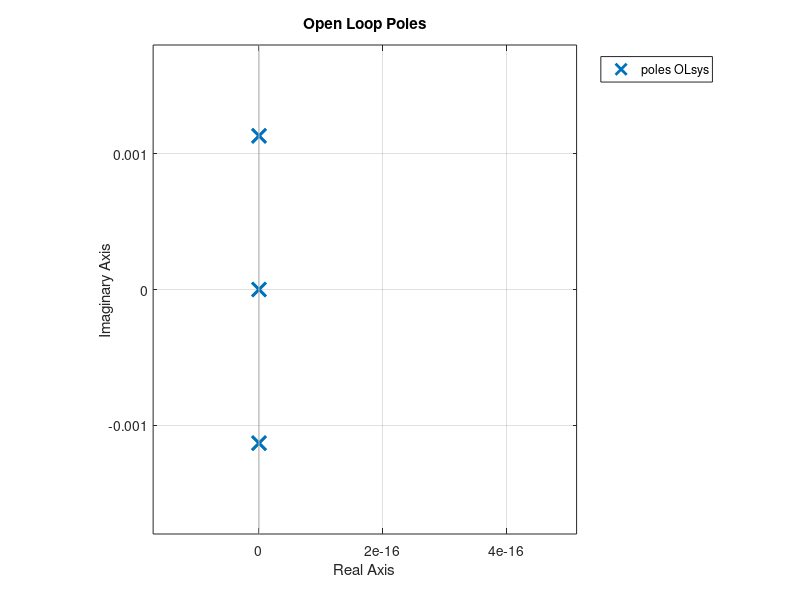
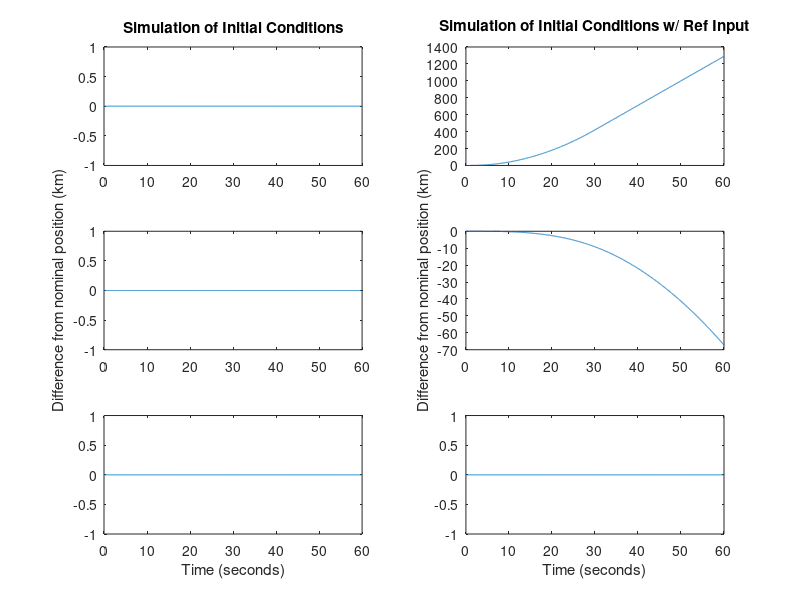
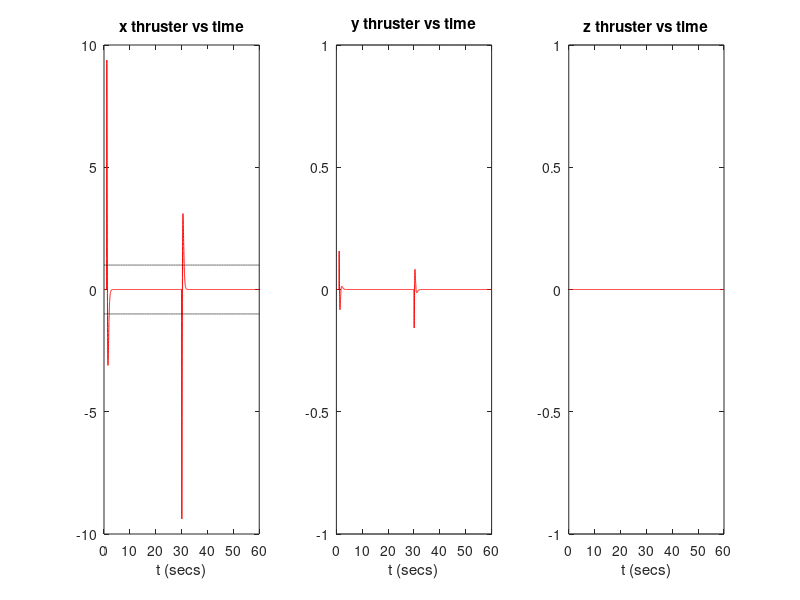
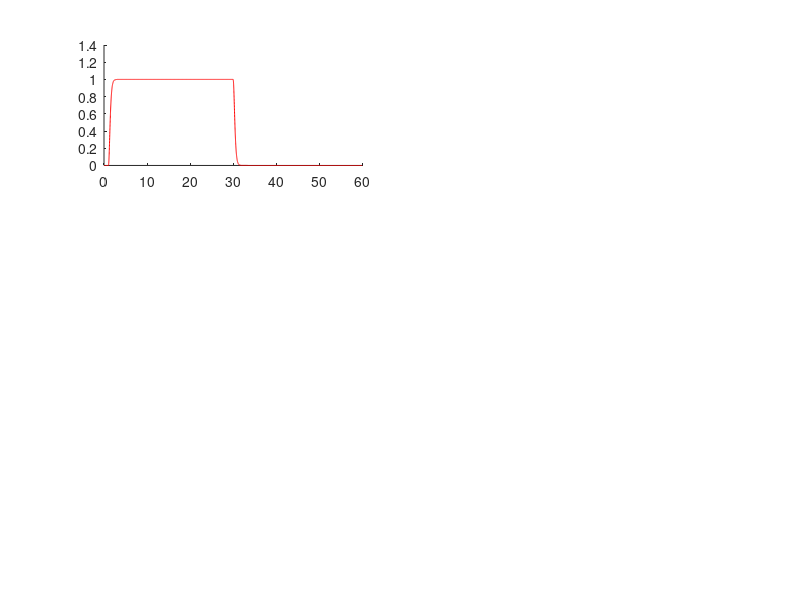

MATLAB code for these plots, in order: (Note: this script raises an error after producing the figures.)
clc; clear; close all;

n=sqrt(398600/6778^3);
A=[0 0 0 1 0 0; 0 0 0 0 1 0; 0 0 0 0 0 1;...
   3*n^2 0 0 0 2*n 0; 0 0 0 -2*n 0 0; 0 0 -n^2 0 0 0];
B = zeros(6,3);
B(4:end,:) = eye(3);
C = zeros(3,6);
C(:, 1:3) = eye(3);
D = zeros(3);

P = ctrb(A,B);
rank(P) % System is fully controllable

% Check controllability
O = obsv(A,C);
rank(O) % System is fully observable

OLsys = ss(A,B,C,D); 

[V,D]=eig(A);
D1=diag(D);

figure
pzmap(OLsys)
title('Open Loop Poles')
xlabel('Real Axis')
ylabel('Imaginary Axis')
%% Step 2. Define reference input profiles and constraints 
umax = 1;
tvec = 0:0.01:60;
rhistvec = zeros(3, length(tvec));
[yOL,tOL,xOL]=lsim(OLsys,rhistvec,tvec);
rhistvec(1,:) = sign(double(tvec > 1 & tvec < 30)); % Set reference input to 1 from t=1 to t=30
[yOL_d,tOL_d,xOL_d]=lsim(OLsys,rhistvec,tvec);


figure
subplot(3,2,1)
plot(tOL,xOL(:,1))
title('Simulation of Initial Conditions')
subplot(3,2,3)
plot(tOL,xOL(:,2))
ylabel('Difference from nominal position (km)')
subplot(3,2,5)
plot(tOL,xOL(:,3))
xlabel('Time (seconds)')

subplot(3,2,2)
plot(tOL_d,xOL_d(:,1))
title('Simulation of Initial Conditions w/ Ref Input')
subplot(3,2,4)
plot(tOL_d,xOL_d(:,2))
ylabel('Difference from nominal position (km)')
subplot(3,2,6)
plot(tOL_d,xOL_d(:,3))
xlabel('Time (seconds)')

%% Step 2. Define reference input profiles and constraints 
umax = 1;
tvec = 0:0.01:60;
rhistvec = zeros(3, length(tvec));
rhistvec(1,:) = sign(double(tvec > 1 & tvec < 30)); % Set reference input to 1 from t=1 to t=30


%% Set up Integral Control
for i=1:1:1
%despoles(i,:) = -[rand*10, rand*8, rand*7, rand*6, rand*5, rand*4, rand*6, rand*4, .75];
despoles = -[9 8 7 6 5 4 6.1 4.5 .5];
Aaug = [A zeros(6,3); -C zeros(3,3)]; 
Baug = [B; 
        zeros(size(C,1),size(B,2))];
Faug = [zeros(size(B)); 
        eye(size(C,1))];
Caug = [C, zeros(3,3)];
Daug = zeros(size(Caug,1),size(Baug,2));

%%Assess reachability: 
rank(ctrb(Aaug,Baug)) %should be = 9
Kaug = place(Aaug,Baug,despoles(1,:)); 
AaugCL = Aaug - Baug*Kaug; 
BaugCL = Faug; 
CLaugsys2 = ss(AaugCL,BaugCL,Caug,Daug); 

%% Step 5. Check that closed-loop system specs met; change despoles o'wise
%%get response to first reference input profile:
[Y_CL1,~,X_CL] = lsim(CLaugsys2,rhistvec,tvec);
U_CL = -Kaug*X_CL';
X_CL = X_CL';

%% PLOT ACTUATOR EFFORTS
figure() 
subplot(131)
plot(tvec, U_CL(1,:),'r') 
hold on
plot(tvec,umax*ones(size(tvec)),'k--') 
plot(tvec,-umax*ones(size(tvec)),'k--') 
xlabel('t (secs)') 
% ylabel('') 
title('x thruster vs time') 

subplot(132)
plot(tvec, U_CL(2,:),'r') 
hold on
plot(tvec,umax*ones(size(tvec)),'k--') 
plot(tvec,-umax*ones(size(tvec)),'k--') 
xlabel('t (secs)') 
% ylabel('') 
title('y thruster vs time') 

subplot(133)
plot(tvec, U_CL(3,:),'r') 
hold on
plot(tvec,umax*ones(size(tvec)),'k--') 
plot(tvec,-umax*ones(size(tvec)),'k--') 
xlabel('t (secs)') 
% ylabel('') 
title('z thruster vs time') 

%% PLOT STATES

figure()
% X plots
subplot(321), hold on
plot(tvec, X_CL(1,:),'r') 
xline(1)
xline(11)
xline(30)
xline(40)
xlabel('t (secs)') 
ylabel('x [km]') 
title('x (radial) vs time') 

subplot(322), hold on
plot(tvec, X_CL(4,:),'r') 
xline(1)
xline(11)
xline(30)
xline(40)
xlabel('t (secs)') 
ylabel('$\dot{x}$ [km/s]', 'Interpreter', 'latex') 
title('$\dot{x}$ (radial) vs time', 'Interpreter', 'latex')
legend('States','10 Second Timing Objective')

% Y plots
subplot(323), hold on
plot(tvec, X_CL(2,:),'r') 
xline(1)
xline(11)
xline(30)
xline(40)
xlabel('t (secs)') 
ylabel('y [km]') 
title('y (along-track) vs time')

subplot(324), hold on
plot(tvec, X_CL(5,:),'r') 
xline(1)
xline(11)
xline(30)
xline(40)
xlabel('t (secs)') 
ylabel('$\dot{y}$ [km/s]', 'Interpreter', 'latex') 
title('$\dot{y}$ (along-track) vs time', 'Interpreter', 'latex')


% Z plots
subplot(325), hold on
plot(tvec, X_CL(3,:),'r') 
xline(1)
xline(11)
xline(30)
xline(40)
xlabel('t (secs)') 
ylabel('z [km]') 
title('z (cross-track) vs time','FontWeight','Bold')

subplot(326), hold on
plot(tvec, X_CL(6,:),'r') 
xline(1)
xline(11)
xline(30)
xline(40)
xlabel('t (secs)') 
ylabel('$\dot{z}$ [km/s]', 'Interpreter', 'latex') 
title('$\dot{z}$ (cross-track) vs time', 'Interpreter', 'latex')

end